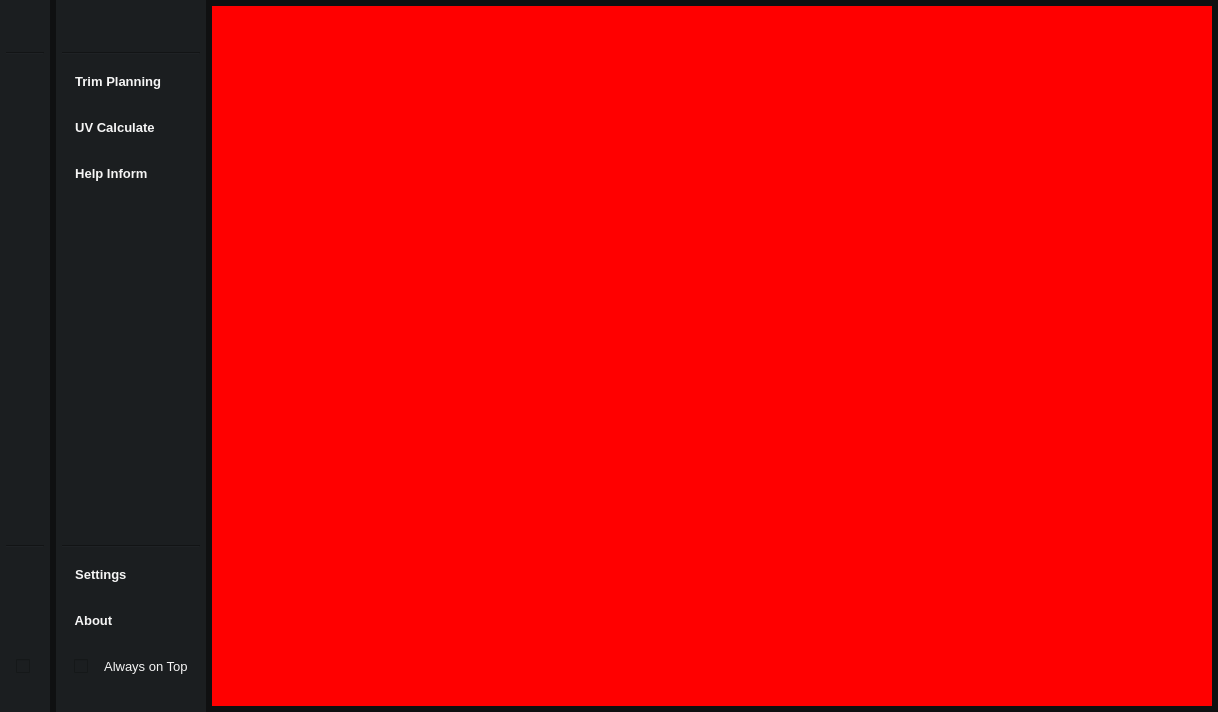
<?xml version="1.0" encoding="UTF-8"?>
<ui version="4.0">
 <class>WinMain</class>
 <widget class="QMainWindow" name="WinMain">
  <property name="geometry">
   <rect>
    <x>0</x>
    <y>0</y>
    <width>1218</width>
    <height>712</height>
   </rect>
  </property>
  <property name="windowTitle">
   <string>WinMain</string>
  </property>
  <property name="styleSheet">
   <string notr="true">background-color: rgb(15, 16, 17);</string>
  </property>
  <widget class="QWidget" name="centralwidget">
   <layout class="QHBoxLayout" name="horizontalLayout_2">
    <property name="leftMargin">
     <number>0</number>
    </property>
    <property name="topMargin">
     <number>0</number>
    </property>
    <property name="rightMargin">
     <number>0</number>
    </property>
    <property name="bottomMargin">
     <number>0</number>
    </property>
    <item>
     <widget class="QWidget" name="MainMenu_Panel_Docked" native="true">
      <property name="sizePolicy">
       <sizepolicy hsizetype="Fixed" vsizetype="Expanding">
        <horstretch>0</horstretch>
        <verstretch>0</verstretch>
       </sizepolicy>
      </property>
      <property name="minimumSize">
       <size>
        <width>50</width>
        <height>0</height>
       </size>
      </property>
      <property name="maximumSize">
       <size>
        <width>50</width>
        <height>16777215</height>
       </size>
      </property>
      <property name="styleSheet">
       <string notr="true">background-color: rgb(27, 30, 32);</string>
      </property>
      <layout class="QVBoxLayout" name="verticalLayout_2">
       <property name="leftMargin">
        <number>6</number>
       </property>
       <property name="topMargin">
        <number>6</number>
       </property>
       <property name="rightMargin">
        <number>6</number>
       </property>
       <property name="bottomMargin">
        <number>6</number>
       </property>
       <item>
        <widget class="QPushButton" name="menu_Btn_2">
         <property name="minimumSize">
          <size>
           <width>0</width>
           <height>40</height>
          </size>
         </property>
         <property name="styleSheet">
          <string notr="true">QPushButton {
    /* Button Shape */
    background-color: #1B1E20;
    border-radius: 5px;

    /* Font */
    color: #f5f5f5;
    font-family: 'MollenNarrow_Bold';
    font-size: 10pt;
    font-weight: bold;
    text-align: center; 
    padding-right: 6px;
    padding-left: 6px;

    /* Icon */
    qproperty-icon: url(:/Icons/Menu_Icon.png);
    qproperty-iconSize: 30px 30px;
}

QPushButton:hover {
    background-color: #24292B;
}

QPushButton:pressed {
    background-color: #131517;
}</string>
         </property>
         <property name="text">
          <string/>
         </property>
        </widget>
       </item>
       <item>
        <widget class="Line" name="line_4">
         <property name="orientation">
          <enum>Qt::Orientation::Horizontal</enum>
         </property>
        </widget>
       </item>
       <item>
        <widget class="CustomPushButton" name="trimPlanning_DockBtn">
         <property name="minimumSize">
          <size>
           <width>0</width>
           <height>40</height>
          </size>
         </property>
         <property name="styleSheet">
          <string notr="true">QPushButton {
    /* Button Shape */
    background-color: #1B1E20;
    border-radius: 5px;

    /* Font */
    text-align: center; 

    /* Icon */
    qproperty-icon: url(:/Icons/TrimSettings_IconIdle.png);
    qproperty-iconSize: 30px 30px;
}

QPushButton:hover {
    background-color: #645AC8;
}

QPushButton:pressed {
    background-color: #5441F6;
}

QPushButton:disabled {
    background-color: #1B1E20;
}</string>
         </property>
         <property name="text">
          <string/>
         </property>
        </widget>
       </item>
       <item>
        <widget class="CustomPushButton" name="uvCalculate_DockBtn">
         <property name="minimumSize">
          <size>
           <width>0</width>
           <height>40</height>
          </size>
         </property>
         <property name="styleSheet">
          <string notr="true">QPushButton {
    /* Shape Button */
    background-color: #1B1E20;
    border-radius: 5px;

    /* Font Button */
    text-align: center; 

    /* Icon Button */
    qproperty-icon: url(:/Icons/UVPlanning_IconIdle.png);
    qproperty-iconSize: 30px 30px;
}

QPushButton:hover {
    background-color: #645AC8;
}

QPushButton:pressed {
    background-color: #5441F6;
}

QPushButton:disabled {
    background-color: #1B1E20;
}
</string>
         </property>
         <property name="text">
          <string/>
         </property>
        </widget>
       </item>
       <item>
        <widget class="CustomPushButton" name="helpInfo_DockBtn">
         <property name="minimumSize">
          <size>
           <width>0</width>
           <height>40</height>
          </size>
         </property>
         <property name="styleSheet">
          <string notr="true">QPushButton {
    /* Shape Button */
    background-color: #1B1E20;
    border-radius: 5px;

    /* Font Button */
    text-align: center; 

    /* Icon Button */
    qproperty-icon: url(:/Icons/HelpInfo_IconIdle.png);
    qproperty-iconSize: 30px 30px;
}

QPushButton:hover {
    background-color: #645AC8;
}

QPushButton:pressed {
    background-color: #5441F6;
}

QPushButton:disabled {
    background-color: #1B1E20;
}
</string>
         </property>
         <property name="text">
          <string/>
         </property>
        </widget>
       </item>
       <item>
        <spacer name="verticalSpacer_3">
         <property name="orientation">
          <enum>Qt::Orientation::Vertical</enum>
         </property>
         <property name="sizeHint" stdset="0">
          <size>
           <width>20</width>
           <height>40</height>
          </size>
         </property>
        </spacer>
       </item>
       <item>
        <widget class="Line" name="line_2">
         <property name="orientation">
          <enum>Qt::Orientation::Horizontal</enum>
         </property>
        </widget>
       </item>
       <item>
        <widget class="CustomPushButton" name="settings_DockBtn">
         <property name="minimumSize">
          <size>
           <width>0</width>
           <height>40</height>
          </size>
         </property>
         <property name="styleSheet">
          <string notr="true">QPushButton {
    /* Shape Button */
    background-color: #1B1E20;
    border-radius: 5px;

    /* Font Button */
    text-align: center; 

    /* Icon Button */
    qproperty-icon: url(:/Icons/Settings_IconIdle.png);
    qproperty-iconSize: 30px 30px;
}

QPushButton:hover {
    background-color: #645AC8;
}

QPushButton:pressed {
    background-color: #5441F6;
}

QPushButton:disabled {
    background-color: #1B1E20;
}
</string>
         </property>
         <property name="text">
          <string/>
         </property>
        </widget>
       </item>
       <item>
        <widget class="CustomPushButton" name="about_DockBtn">
         <property name="minimumSize">
          <size>
           <width>0</width>
           <height>40</height>
          </size>
         </property>
         <property name="styleSheet">
          <string notr="true">QPushButton {
    /* Shape Button */
    background-color: #1B1E20;
    border-radius: 5px;

    /* Font Button */
    text-align: center; 

    /* Icon Button */
    qproperty-icon: url(:/Icons/About_IconIdle.png);
    qproperty-iconSize: 30px 30px;
}

QPushButton:hover {
    background-color: #645AC8;
}

QPushButton:pressed {
    background-color: #5441F6;
}

QPushButton:disabled {
    background-color: #1B1E20;
}
</string>
         </property>
         <property name="text">
          <string/>
         </property>
        </widget>
       </item>
       <item>
        <widget class="QCheckBox" name="alwaysOnTop_DockChk">
         <property name="minimumSize">
          <size>
           <width>0</width>
           <height>40</height>
          </size>
         </property>
         <property name="styleSheet">
          <string notr="true">QCheckBox {
    color: #f5f5f5; 
    font-family: 'MollenNarrow_Regular';
    font-size: 10pt;
    text-align: center; 
    padding-left: 10px; 
}</string>
         </property>
         <property name="text">
          <string/>
         </property>
        </widget>
       </item>
       <item>
        <spacer name="verticalSpacer_4">
         <property name="orientation">
          <enum>Qt::Orientation::Vertical</enum>
         </property>
         <property name="sizeType">
          <enum>QSizePolicy::Policy::Fixed</enum>
         </property>
         <property name="sizeHint" stdset="0">
          <size>
           <width>20</width>
           <height>20</height>
          </size>
         </property>
        </spacer>
       </item>
      </layout>
     </widget>
    </item>
    <item>
     <widget class="QWidget" name="MainMenu_Panel_Undocked" native="true">
      <property name="sizePolicy">
       <sizepolicy hsizetype="Fixed" vsizetype="Expanding">
        <horstretch>0</horstretch>
        <verstretch>0</verstretch>
       </sizepolicy>
      </property>
      <property name="minimumSize">
       <size>
        <width>150</width>
        <height>0</height>
       </size>
      </property>
      <property name="maximumSize">
       <size>
        <width>150</width>
        <height>16777215</height>
       </size>
      </property>
      <property name="styleSheet">
       <string notr="true">background-color: rgb(27, 30, 32);</string>
      </property>
      <layout class="QVBoxLayout" name="verticalLayout">
       <property name="leftMargin">
        <number>6</number>
       </property>
       <property name="topMargin">
        <number>6</number>
       </property>
       <property name="rightMargin">
        <number>6</number>
       </property>
       <property name="bottomMargin">
        <number>6</number>
       </property>
       <item>
        <widget class="QPushButton" name="menu_Btn">
         <property name="minimumSize">
          <size>
           <width>0</width>
           <height>40</height>
          </size>
         </property>
         <property name="styleSheet">
          <string notr="true">QPushButton {
    /* Button Shape */
    background-color: #1B1E20;
    border-radius: 5px;

    /* Font */
    color: #f5f5f5;
    font-family: 'MollenNarrow_Bold';
    font-size: 10pt;
    font-weight: bold;
    text-align: center; 
    padding-right: 6px;
    padding-left: 6px;

    /* Icon */
    qproperty-icon: url(:/Icons/Menu_Icon.png);
    qproperty-iconSize: 30px 30px;
}

QPushButton:hover {
    background-color: #24292B;
}

QPushButton:pressed {
    background-color: #131517;
}</string>
         </property>
         <property name="text">
          <string/>
         </property>
        </widget>
       </item>
       <item>
        <widget class="Line" name="line_3">
         <property name="orientation">
          <enum>Qt::Orientation::Horizontal</enum>
         </property>
        </widget>
       </item>
       <item>
        <widget class="CustomPushButton" name="trimPlanning_Btn">
         <property name="minimumSize">
          <size>
           <width>0</width>
           <height>40</height>
          </size>
         </property>
         <property name="styleSheet">
          <string notr="true">QPushButton {
    /* Button Shape */
    background-color: #1B1E20;
    border-radius: 5px;

    /* Font */
    color: #f5f5f5;
    font-family: 'MollenNarrow_Bold';
    font-size: 10pt;
    font-weight: bold;
    text-align: left; 
    padding-right: 6px;
    padding-left: 6px;

    /* Icon */
    qproperty-icon: url(:/Icons/TrimSettings_IconIdle.png);
    qproperty-iconSize: 30px 30px;
}

QPushButton:hover {
    background-color: #645AC8;
}

QPushButton:pressed {
    background-color: #5441F6;
}

QPushButton:disabled {
    background-color: #1B1E20;
}</string>
         </property>
         <property name="text">
          <string>  Trim Planning</string>
         </property>
        </widget>
       </item>
       <item>
        <widget class="CustomPushButton" name="uvCalculate_Btn">
         <property name="minimumSize">
          <size>
           <width>0</width>
           <height>40</height>
          </size>
         </property>
         <property name="styleSheet">
          <string notr="true">QPushButton {
    /* Shape Button */
    background-color: #1B1E20;
    border-radius: 5px;

    /* Font Button */
    color: #f5f5f5;
    font-family: 'MollenNarrow_Bold';
    font-size: 10pt;
    font-weight: bold;
    text-align: left;
    padding-right: 6px;
    padding-left: 6px;

    /* Icon Button */
    qproperty-icon: url(:/Icons/UVPlanning_IconIdle.png);
    qproperty-iconSize: 30px 30px;
}

QPushButton:hover {
    background-color: #645AC8;
}

QPushButton:pressed {
    background-color: #5441F6;
}

QPushButton:disabled {
    background-color: #1B1E20;
}
</string>
         </property>
         <property name="text">
          <string>  UV Calculate</string>
         </property>
        </widget>
       </item>
       <item>
        <widget class="CustomPushButton" name="helpInfo_Btn">
         <property name="minimumSize">
          <size>
           <width>0</width>
           <height>40</height>
          </size>
         </property>
         <property name="styleSheet">
          <string notr="true">QPushButton {
    /* Shape Button */
    background-color: #1B1E20;
    border-radius: 5px;

    /* Font Button */
    color: #f5f5f5;
    font-family: 'MollenNarrow_Bold';
    font-size: 10pt;
    font-weight: bold;
    text-align: left;
    padding-right: 6px;
    padding-left: 6px;

    /* Icon Button */
    qproperty-icon: url(:/Icons/HelpInfo_IconIdle.png);
    qproperty-iconSize: 30px 30px;
}

QPushButton:hover {
    background-color: #645AC8;
}

QPushButton:pressed {
    background-color: #5441F6;
}

QPushButton:disabled {
    background-color: #1B1E20;
}
</string>
         </property>
         <property name="text">
          <string>  Help Inform</string>
         </property>
        </widget>
       </item>
       <item>
        <spacer name="verticalSpacer">
         <property name="orientation">
          <enum>Qt::Orientation::Vertical</enum>
         </property>
         <property name="sizeHint" stdset="0">
          <size>
           <width>20</width>
           <height>40</height>
          </size>
         </property>
        </spacer>
       </item>
       <item>
        <widget class="Line" name="line">
         <property name="orientation">
          <enum>Qt::Orientation::Horizontal</enum>
         </property>
        </widget>
       </item>
       <item>
        <widget class="CustomPushButton" name="settings_Btn">
         <property name="minimumSize">
          <size>
           <width>0</width>
           <height>40</height>
          </size>
         </property>
         <property name="styleSheet">
          <string notr="true">QPushButton {
    /* Shape Button */
    background-color: #1B1E20;
    border-radius: 5px;

    /* Font Button */
    color: #f5f5f5;
    font-family: 'MollenNarrow_Bold';
    font-size: 10pt;
    font-weight: bold;
    text-align: left;
    padding-right: 6px;
    padding-left: 6px;

    /* Icon Button */
    qproperty-icon: url(:/Icons/Settings_IconIdle.png);
    qproperty-iconSize: 30px 30px;
}

QPushButton:hover {
    background-color: #645AC8;
}

QPushButton:pressed {
    background-color: #5441F6;
}

QPushButton:disabled {
    background-color: #1B1E20;
}
</string>
         </property>
         <property name="text">
          <string>  Settings</string>
         </property>
        </widget>
       </item>
       <item>
        <widget class="CustomPushButton" name="about_Btn">
         <property name="minimumSize">
          <size>
           <width>0</width>
           <height>40</height>
          </size>
         </property>
         <property name="styleSheet">
          <string notr="true">QPushButton {
    /* Shape Button */
    background-color: #1B1E20;
    border-radius: 5px;

    /* Font Button */
    color: #f5f5f5;
    font-family: 'MollenNarrow_Bold';
    font-size: 10pt;
    font-weight: bold;
    text-align: left;
    padding-right: 6px;
    padding-left: 6px;

    /* Icon Button */
    qproperty-icon: url(:/Icons/About_IconIdle.png);
    qproperty-iconSize: 30px 30px;
}

QPushButton:hover {
    background-color: #645AC8;
}

QPushButton:pressed {
    background-color: #5441F6;
}

QPushButton:disabled {
    background-color: #1B1E20;
}
</string>
         </property>
         <property name="text">
          <string>  About</string>
         </property>
        </widget>
       </item>
       <item>
        <widget class="QCheckBox" name="alwaysOnTop_Chk">
         <property name="minimumSize">
          <size>
           <width>0</width>
           <height>40</height>
          </size>
         </property>
         <property name="styleSheet">
          <string notr="true">QCheckBox {
    color: #f5f5f5; 
    font-family: 'MollenNarrow_Regular';
    font-size: 10pt;
    text-align: left;
    padding-left: 12px; 
}</string>
         </property>
         <property name="text">
          <string>   Always on Top</string>
         </property>
        </widget>
       </item>
       <item>
        <spacer name="verticalSpacer_2">
         <property name="orientation">
          <enum>Qt::Orientation::Vertical</enum>
         </property>
         <property name="sizeType">
          <enum>QSizePolicy::Policy::Fixed</enum>
         </property>
         <property name="sizeHint" stdset="0">
          <size>
           <width>20</width>
           <height>20</height>
          </size>
         </property>
        </spacer>
       </item>
      </layout>
     </widget>
    </item>
    <item>
     <widget class="QWidget" name="Form_Panel" native="true">
      <layout class="QHBoxLayout" name="horizontalLayout">
       <property name="spacing">
        <number>0</number>
       </property>
       <property name="leftMargin">
        <number>0</number>
       </property>
       <property name="topMargin">
        <number>6</number>
       </property>
       <property name="rightMargin">
        <number>6</number>
       </property>
       <property name="bottomMargin">
        <number>6</number>
       </property>
       <item>
        <widget class="QWidget" name="widget" native="true">
         <property name="styleSheet">
          <string notr="true">background-color: rgb(255, 0, 0);</string>
         </property>
        </widget>
       </item>
      </layout>
     </widget>
    </item>
   </layout>
  </widget>
 </widget>
 <customwidgets>
  <customwidget>
   <class>CustomPushButton</class>
   <extends>QPushButton</extends>
   <header>CustomPushButton.h</header>
  </customwidget>
 </customwidgets>
 <resources/>
 <connections/>
</ui>
